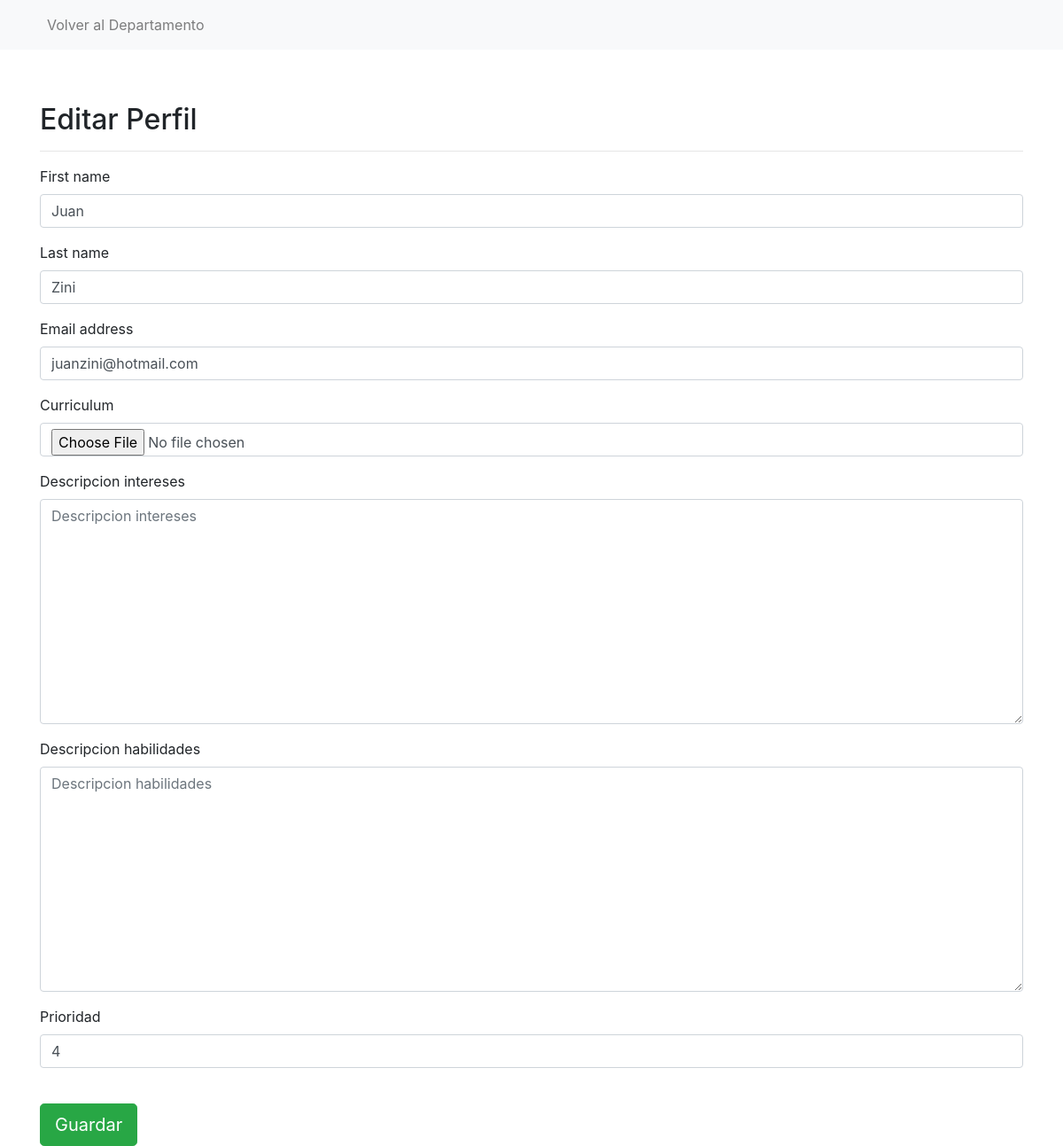
/alumno/edit (signed in), run on the app's committed database.
### alumno/models.py (models this page shows, shortened)
class User(AbstractUser):
    AL = 'AL'
    CC = 'CC'
    CP = 'CP'
    EM = 'EM'
    TYPE_CHOICES = (
        (AL, 'Alumno'),
        (CC, 'Comision Carrera'),
        (CP, 'Comision PPS'),
        (EM, 'Empresa'),
    )
    tipo = models.CharField(max_length=2, choices=TYPE_CHOICES, default=AL)

class Alumno(models.Model):
    def validate_hash(value):
        reg = re.compile('^30[0-9]{5,6}')
        if not reg.match(str(value)):
            raise ValidationError(u'Formato de registro erroneo, recuerda que debe comenzar con 30')
    numero_registro = models.PositiveIntegerField(validators=[validate_hash], unique=True)
    carrera = models.ForeignKey('Carrera', on_delete=models.DO_NOTHING)
    curriculum = models.FileField(upload_to='curriculums/', blank=True, null=True)
    descripcion_intereses = models.TextField(max_length=500, blank=True, null=True)
    descripcion_habilidades = models.TextField(max_length=1000, blank=True, null=True)
    ultima_actualizacion_perfil = models.DateField(default=date.today)
    ultima_postulacion = models.DateField(null=True, blank=True)
    prioridad = models.PositiveSmallIntegerField()
    condicion_acreditacion = models.NullBooleanField()
    expedicion_acreditacion = models.TextField(max_length=500, null=True, blank=True)
    comentarios_comision_carrera = models.TextField(max_length=1000, null=True, blank=True)
    comentarios_carrera_visibles = models.BooleanField(default=False)
    comentarios_comision_pps = models.TextField(max_length=1000, null=True, blank=True)
    user = models.OneToOneField(User, on_delete=models.CASCADE, related_name='alumno_user')
    class Meta:
        verbose_name = 'Alumno'
        verbose_name_plural = 'Alumnos'

### alumno/views.py (the view)
# urls.py: path('alumno/edit', views.edit_alumno, name='edit-alumno'),
@login_required
@transaction.atomic
def edit_alumno(request):
	if request.method == 'POST':
		user_form = User(request.POST, instance=request.user)
		alumno_form = Alumno(request.POST, instance=Alumno.objects.get(user=request.user.pk))
		if user_form.is_valid() and alumno_form.is_valid():
			user_form.save()
			alumno_form.save()
			messages.success(request, _('Your profile was successfully updated!'))
			return redirect('settings:profile')
		else:
			messages.error(request, _('Please correct the error below.'))
	else:
		user_form = AlumnoUserEditForm(instance=request.user)
		alumno_form = AlumnoEditForm(instance=Alumno.objects.get(user=request.user.pk))
	return render(request, 'alumno/edit.html', {
		'user_form': user_form,
		'alumno_form': alumno_form,
	})

### alumno/forms.py
class AlumnoUserEditForm(forms.ModelForm):
    class Meta:
        model = models.User
        fields = ('first_name', 'last_name', 'email')

class AlumnoEditForm(forms.ModelForm):
    class Meta:
        model = models.Alumno
        fields = ('curriculum', 'descripcion_intereses', 'descripcion_habilidades', 'prioridad')

### alumno/templates/alumno/edit.html (shortened to what this page needs)
{% extends "base.html" %}
{% load bootstrap4 %}
{% block content %}
    <div class="row">
        <div class="col">
            <h2>Editar Perfil</h2>
            <hr>
            <form method="post" class="form">
                {% bootstrap_form user_form %}
                {% bootstrap_form alumno_form %}
                {% buttons %}
                    <br>
                    <button type="submit" class="btn btn-success btn-lg">Guardar</button>
                {% endbuttons %}
            </form>
        </div>
    </div>
{% endblock %}

### data on the page
User: first_name "Juan", last_name "Zini", email "juanzini@hotmail.com"
Alumno: prioridad "4"
